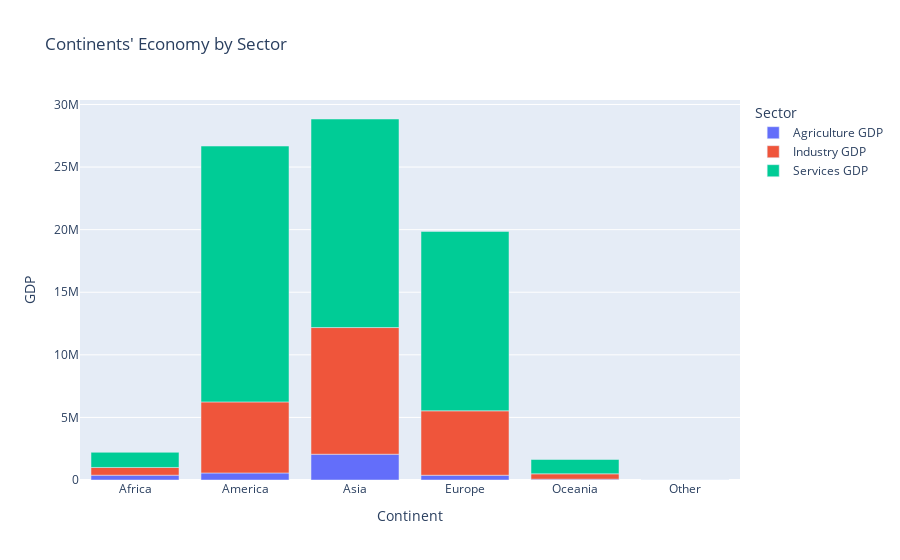

Notebook code for this chart:
### Markdown cell above
Agrupamos los datos por continente y se calculo la suma del PIB y las composiciones sectoriales

### Code cell
continent_economy = data.groupby('Continent').agg({
    'GDP (millions of $)': 'sum',
    'Agriculture GDP': 'sum',
    'Industry GDP': 'sum',
    'Services GDP': 'sum'
}).reset_index()

# Reshape the data for sector compositions
continent_economy_melted = continent_economy.melt(id_vars='Continent', value_vars=['Agriculture GDP', 'Industry GDP', 'Services GDP'], 
                            var_name='Sector', value_name='GDP')

# Create a bar chart for continent economies
continent_chart = px.bar(continent_economy_melted, x='Continent', y='GDP', color='Sector', title="Continents' Economy by Sector")
continent_chart.show()

### Figure 1 — Plotly figure (JSON) as saved in the notebook; plotly's stock layout.template omitted (floating-point values rounded to 4 significant figures)
{"data": [{"alignmentgroup": "True", "hovertemplate": "Sector=Agriculture GDP<br>Continent=%{x}<br>GDP=%{y}<extra></extra>", "legendgroup": "Agriculture GDP", "marker": {"color": "#636efa", "pattern": {"shape": ""}}, "name": "Agriculture GDP", "offsetgroup": "Agriculture GDP", "orientation": "v", "showlegend": true, "textposition": "auto", "type": "bar", "x": ["Africa", "America", "Asia", "Europe", "Oceania", "Other"], "xaxis": "x", "y": [384239, 560599, 2058915, 380616, 64350, 104], "yaxis": "y"}, {"alignmentgroup": "True", "hovertemplate": "Sector=Industry GDP<br>Continent=%{x}<br>GDP=%{y}<extra></extra>", "legendgroup": "Industry GDP", "marker": {"color": "#EF553B", "pattern": {"shape": ""}}, "name": "Industry GDP", "offsetgroup": "Industry GDP", "orientation": "v", "showlegend": true, "textposition": "auto", "type": "bar", "x": ["Africa", "America", "Asia", "Europe", "Oceania", "Other"], "xaxis": "x", "y": [617689, 5677441, 10120004, 5146458, 429691, 1036], "yaxis": "y"}, {"alignmentgroup": "True", "hovertemplate": "Sector=Services GDP<br>Continent=%{x}<br>GDP=%{y}<extra></extra>", "legendgroup": "Services GDP", "marker": {"color": "#00cc96", "pattern": {"shape": ""}}, "name": "Services GDP", "offsetgroup": "Services GDP", "orientation": "v", "showlegend": true, "textposition": "auto", "type": "bar", "x": ["Africa", "America", "Asia", "Europe", "Oceania", "Other"], "xaxis": "x", "y": [1209985, 20440151, 16660964, 14333147, 1143370, 4042], "yaxis": "y"}], "layout": {"barmode": "relative", "legend": {"title": {"text": "Sector"}, "tracegroupgap": 0}, "title": {"text": "Continents' Economy by Sector"}, "xaxis": {"anchor": "y", "domain": [0, 1], "title": {"text": "Continent"}}, "yaxis": {"anchor": "x", "domain": [0, 1], "title": {"text": "GDP"}}}}
